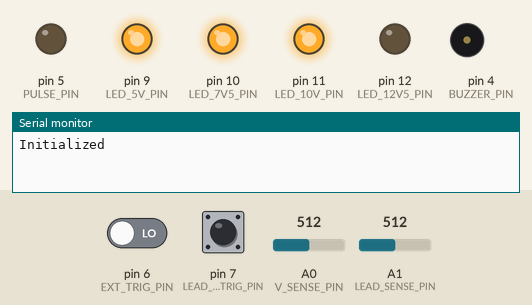
Recording of a sketch running on a simulated Arduino Uno, built with avr-gcc and run on an emulated ATmega328P. Parts: output pins drawn as LEDs (lit = HIGH), buzzer (waves = sounding), the last lines printed to the serial monitor. Dashed ring = blinking. The test bench sets the inputs (shaded band); at power-on: pin 6 (EXT_TRIG_PIN) LOW, A0 (V_SENSE_PIN) = 512, pin 7 (LEAD_V_TRIG_PIN) HIGH, A1 (LEAD_SENSE_PIN) = 512.

Above: at 1.2 s.
1.3 s: pin 6 (EXT_TRIG_PIN) driven HIGH
At 2.46 s:
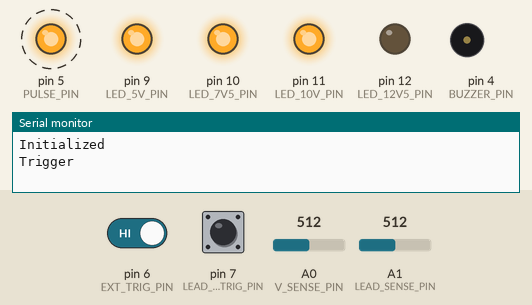
4.3 s: A0 (V_SENSE_PIN) set to 624
At 4.66 s:
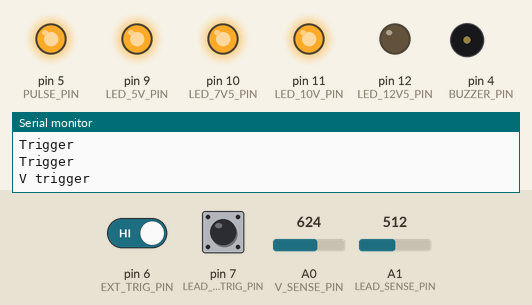
7.3 s: A0 (V_SENSE_PIN) set to 647
At 8.8 s:
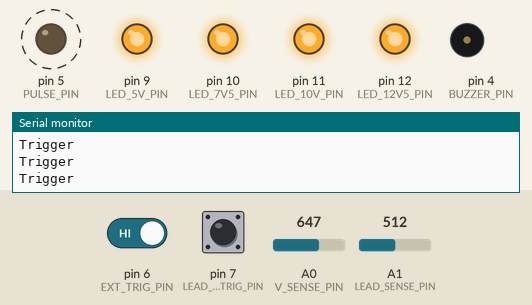
10.3 s: A0 (V_SENSE_PIN) set to 407
At 12.1 s:
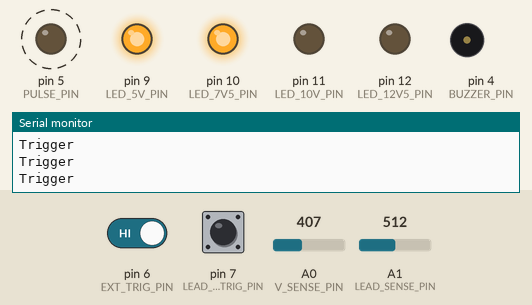
13.3 s: A0 (V_SENSE_PIN) set to 389
16.3 s: A0 (V_SENSE_PIN) set to 367
At 17.5 s:
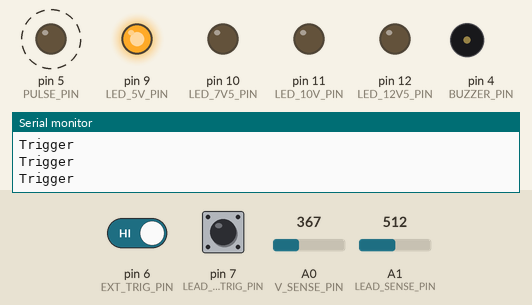
Timing chart, 0 to 20.3 s (numbered marks = the images above; inputs shaded):
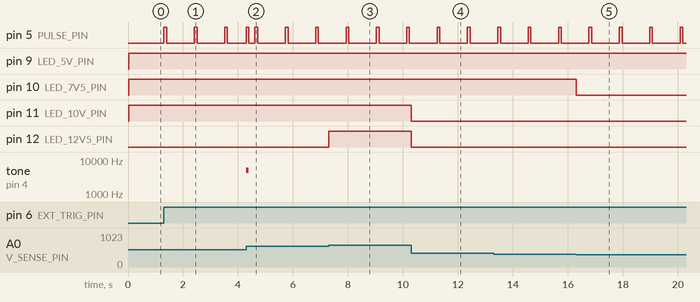

The sketch:

Spot_Welder.ino
```cpp
#define LED_5V_PIN   9  //PB_1
#define LED_7V5_PIN  10 //PB_2
#define LED_10V_PIN  11 //PB_3
#define LED_12V5_PIN 12 //PB_4

#define V_SENSE_PIN    A0
#define LEAD_SENSE_PIN A1

#define BUZZER_PIN      4 //PD_4
#define PULSE_PIN       5 //PD_5
#define EXT_TRIG_PIN    6 //PD_6
#define LEAD_V_TRIG_PIN 7 //PD_7

#define ADC_MAV_mV    8220
#define ADC_MAX_READ 417
#define ADC_MIN_mV    0
#define ADC_MIN_READ 0

#define BEEP_THRESHOLD_mV         12000
#define PULSE_DURATION_mS         100
#define MIN_mS_BETWEEN_TRIGGER    1000
#define LEAD_TRIGGER_THRESHOLD_mV 5000
#define LEAD_TRIGGER_HOLD_mS      1000

bool voltage_low;
uint32_t last_trigger = 0;
uint32_t hold_time = 0;

void outputLedVoltage(int value);
int mapVoltage(int value);
void beep();
void trigger();

void setup() {
  // put your setup code here, to run once:
Serial.begin(9600);
delay(10);
pinMode(LED_5V_PIN, OUTPUT);
pinMode(LED_7V5_PIN, OUTPUT);
pinMode(LED_10V_PIN, OUTPUT);
pinMode(LED_12V5_PIN, OUTPUT);

pinMode(BUZZER_PIN, OUTPUT);
pinMode(PULSE_PIN, OUTPUT);

pinMode(V_SENSE_PIN, INPUT);
pinMode(LEAD_SENSE_PIN, INPUT);
pinMode(EXT_TRIG_PIN, INPUT);
pinMode(LEAD_V_TRIG_PIN, INPUT_PULLUP);

delay(10);
Serial.println("Initialized");
}
void loop() {
  int v_voltage    = mapVoltage(analogRead(V_SENSE_PIN));
  int lead_voltage = mapVoltage(analogRead(LEAD_SENSE_PIN));

  outputLedVoltage(v_voltage);
  if((v_voltage >= BEEP_THRESHOLD_mV) && voltage_low)
  {
    beep();
    voltage_low = 0;
  }
  else if (v_voltage < BEEP_THRESHOLD_mV)
  {
    voltage_low = 1;
  }

  if(digitalRead(EXT_TRIG_PIN) && (millis()-last_trigger)>MIN_mS_BETWEEN_TRIGGER)
  {
    trigger();
    Serial.println("Trigger");
    last_trigger = millis();
  }


  if(digitalRead(LEAD_V_TRIG_PIN) && (lead_voltage>LEAD_TRIGGER_THRESHOLD_mV))
  {
    if(((millis()-hold_time) > LEAD_TRIGGER_HOLD_mS)
    && ((millis()-hold_time)<4000000000)
    && (v_voltage >= BEEP_THRESHOLD_mV))
    {
      trigger();
      hold_time = millis()+10000;
      Serial.println("V trigger");
    }
  }
  else
  {
    hold_time = millis();
  }

  delay(10);

}

void outputLedVoltage(int value)
{
  if(value >= 5000) digitalWrite(LED_5V_PIN, HIGH);
  else digitalWrite(LED_5V_PIN, LOW);

  if(value >= 7500) digitalWrite(LED_7V5_PIN, HIGH);
  else digitalWrite(LED_7V5_PIN, LOW);

  if(value >= 10000) digitalWrite(LED_10V_PIN, HIGH);
  else digitalWrite(LED_10V_PIN, LOW);

  if(value >= 12500) digitalWrite(LED_12V5_PIN, HIGH);
  else digitalWrite(LED_12V5_PIN, LOW);
}

int mapVoltage(int value)
{
  return map(value, ADC_MIN_READ, ADC_MAX_READ, ADC_MIN_mV, ADC_MAV_mV);
}

void beep()
{
  tone(BUZZER_PIN, 5000, 100);
}

void trigger()
{
  uint32_t count = millis();
  while(millis()-count<PULSE_DURATION_mS)
  {
    digitalWrite(PULSE_PIN, HIGH);
  }
  digitalWrite(PULSE_PIN, LOW);
}
```

Measured:
- the behaviour switches between 634 and 635 on A0 (V_SENSE_PIN) (found by bisection; images 2 and 3)
- the behaviour switches between 381 and 380 on A0 (V_SENSE_PIN) (found by bisection; images 4 and 5)
- after the input at 1.3 s, pin 5 (PULSE_PIN): alternates HIGH for 0.10 s and LOW for 1.0 s, starting at once
- after the input at 4.3 s, tone on pin 4 (BUZZER_PIN): silent → 5000 Hz at once, → silent 0.10 s later
- after the input at 7.3 s, pin 12 (LED_12V5_PIN): LOW → HIGH at once
- after the input at 10.3 s, pin 11 (LED_10V_PIN), pin 12 (LED_12V5_PIN): HIGH → LOW at once
- after the input at 16.3 s, pin 10 (LED_7V5_PIN): HIGH → LOW at once
